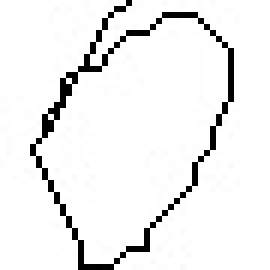
#> input picture data/0/exp31742.jpg, 45 x 45 px (shown 6 times larger); its folder holds only this picture in this run
$ jupyter execute --allow-errors train.ipynb   (shell and % lines are left out)
#> lines starting #> are read from the running program, lines starting #| are printed output that depends on the picture; after the words box and inside, x2 and y2 are one past the last pixel; in counts of white or black regions, pixels touching at a corner belong together
#> further down, img is the input picture: shape (45, 45, 3); min 0, max 255, mean 239.1
#> `img = cv2.GaussianBlur(img, (5,5), 0)`:
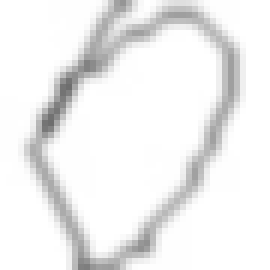
#> img: shape (45, 45) (shown 6 times larger); min 110, max 255, mean 239.2
#> `img = cv2.threshold(img, 0, 255, cv2.THRESH_BINARY_INV | cv2.THRESH_OT..`:
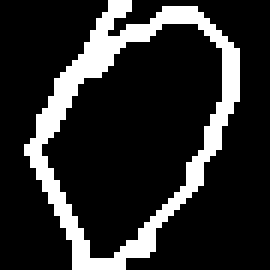
#> img: shape (45, 45) (shown 6 times larger); 17.3% white; 1 white region, box (x1, y1, x2, y2) and area: (4, 0, 40, 45) 351
#> `img = cv2.copyMakeBorder(img, 5, 5, 5, 5, cv2.BORDER_CONSTANT, value=0)`:
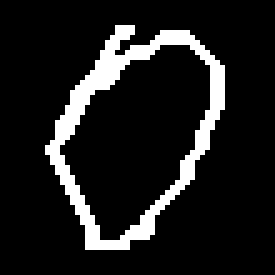
#> img: shape (55, 55) (shown 5 times larger); 11.6% white; 1 white region, box (x1, y1, x2, y2) and area: (9, 5, 45, 50) 351
#> `img = cv2.dilate(img, np.ones((2,2), np.uint8), iterations=1)`:
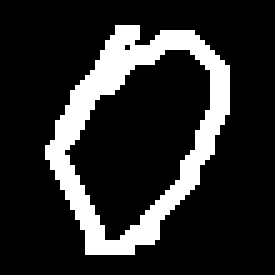
#> img: shape (55, 55) (shown 5 times larger); 16.9% white; 1 white region, box (x1, y1, x2, y2) and area: (9, 5, 46, 51) 510
### CNN/mnist.py
import numpy as np
from urllib import request
import gzip
import pickle

filename = [
    ["training_images", "train-images-idx3-ubyte.gz"],
    ["test_images", "t10k-images-idx3-ubyte.gz"],
    ["training_labels", "train-labels-idx1-ubyte.gz"],
    ["test_labels", "t10k-labels-idx1-ubyte.gz"],
]


# [21 lines left out: functions download_mnist, save_mnist, not called in this run]


def init():
    download_mnist()
    save_mnist()


def load():
    with open("mnist.pkl", "rb") as f:
        mnist = pickle.load(f)
    return (
        mnist["training_images"],
        mnist["training_labels"],
        mnist["test_images"],
        mnist["test_labels"],
    )

### CNN/train.ipynb
# New data

- preprocess the new data
- train it on just DNN
- then on CNN
- setup tensorboard for experiment tracking

# Preprocessing

[cell 1]
import sklearn
import glob
import pandas as pd
import seaborn as sns
import matplotlib.pyplot as plt
import numpy as np

[cell 2]
data = {}
#> (the rest of this cell did not finish here and is left out)

[cell 3]
sorted(data.items(), key = lambda x:x[1], reverse=True)

[cell 4]
df = pd.DataFrame()
df["Distribution"] = list(data.values())
df["Classes"] = list(data.keys())

[cell 5]
df.head()

[cell 6]
df = df.sort_values("Distribution", ascending=False)

[cell 7]
plt.figure(figsize=(12,10))
ax = sns.barplot(y="Classes", x="Distribution", data=df)
#> (the rest of this cell did not finish here and is left out)

[cell 8]
labels = sorted(list(df["Classes"]))
labels_map = {label:10+index for index, label in enumerate(labels)}

[cell 9]
labels_map

[cell 10]
import cv2
import mnist

#> (a cell that did not finish here is left out)

[cell 12]
kernel = np.array([[0, -1, 0], [-1, 6, -1], [0, -1, 0]])
reshaped_x_train_mnist, reshaped_x_test_mnist = [], []


#> (the rest of this cell did not finish here and is left out)

#> (a cell that did not finish here is left out)

[cell 14]
list(df["Classes"])

[cell 15]
import glob
import os
from pathlib import Path
import glob

# Specify the path to your dataset
images = []
labels = []
goodlabels = ["0","1","2","3","4","5","6","7","8","9","+","-","rightarrow","div","times","u","v","z","w","y"]
path = '../data/'

#> (the rest of this cell did not finish here and is left out)

[cell 16]
images = np.asarray(images)
labels = np.asarray(labels)

[cell 17]
np.unique(labels, return_counts=True)

[cell 18]
src = "../data/+/+_20.jpg"

#> (a cell that did not finish here is left out)

[cell 20]
# images = np.append(reshaped_x_train_mnist, images, axis=0)
# images = np.append(images, reshaped_x_test_mnist, axis=0)

[cell 21]
np.unique(labels, return_counts=True)

[cell 22]
# labels = np.append(y_mnist_train, labels, axis=0)
# labels = np.append(labels, y_mnist_test, axis=0)

[cell 23]
numbers_map = {label:idx for idx, label in enumerate(list("0123456789"))}
numbers_map.update(labels_map)

[cell 24]
numbers_map

#> (a cell that did not finish here is left out)

[cell 26]
r = np.random.randint(len(images))
#> r = 0
#> (the rest of this cell did not finish here and is left out)
